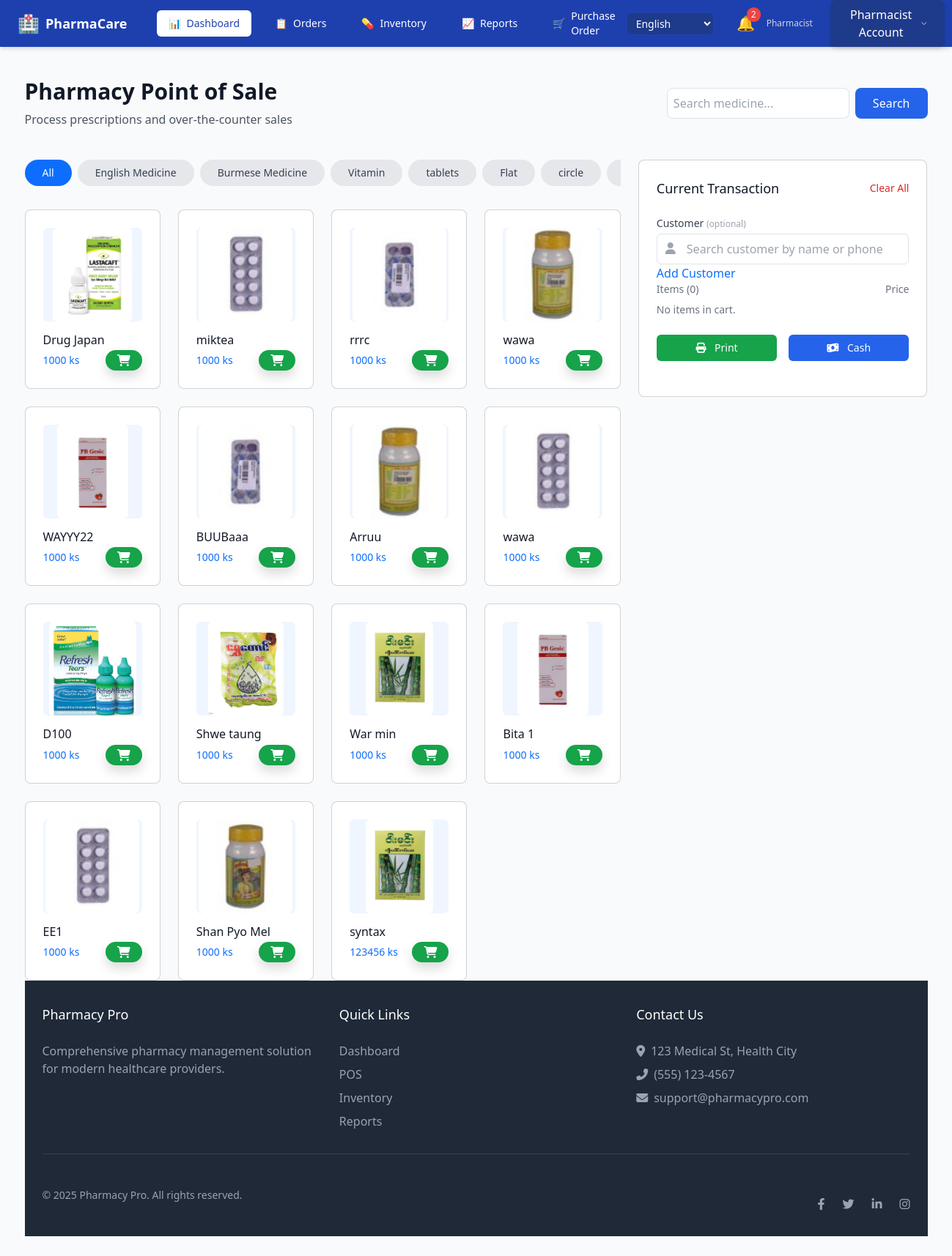
The app's page /en/order_view/ (signed in), older data.
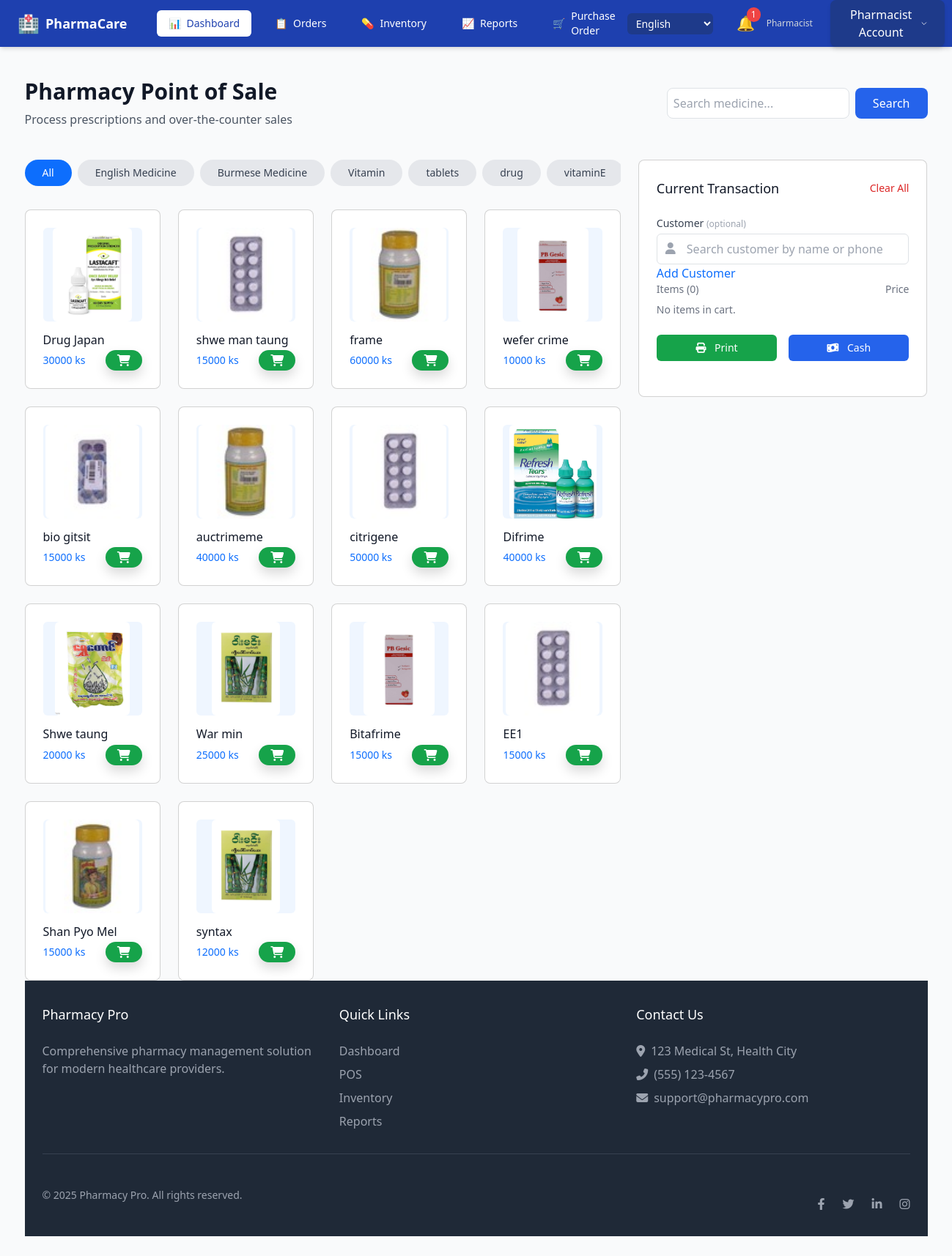
The same page, newer data.
### ourapp/models.py (models this page shows, shortened)
class Category(models.Model):
    name = models.CharField(max_length=100, unique=True, verbose_name=_("Name"))
    description = models.TextField(blank=True, null=True, verbose_name=_("Description"))

class Item(models.Model):
    category = models.ForeignKey(Category, on_delete=models.CASCADE, verbose_name=_("Category"))
    item_photo = models.ImageField(upload_to='photos', verbose_name=_("Photo"))
    primary_supplier = models.ForeignKey(Supplier, on_delete=models.CASCADE, blank=True, null=True, verbose_name=_("Primary Supplier"))
    strength = models.CharField(max_length=50, blank=True, null=True, verbose_name=_("Strength"))
    item_name = models.CharField(max_length=255, verbose_name=_("Item Name"))
    item_quantity = models.PositiveIntegerField(verbose_name=_("Quantity"))
    item_price = models.PositiveIntegerField(verbose_name=_("Selling Price"))
    purcharse_price = models.PositiveIntegerField(default=0, verbose_name=_("Purchase Price"))
    reorder_level = models.PositiveIntegerField(default=0, blank=True, null=True, verbose_name=_("Reorder Level"))
    item_description = models.TextField(verbose_name=_("Description"))
    exp_date = models.DateField(verbose_name=_("Expiry Date"))
    brand_name = models.CharField(max_length=255, blank=True, null=True, verbose_name=_("Brand Name"))
    batch_number = models.CharField(max_length=100, blank=True, null=True, verbose_name=_("Batch Number"))
    stock_minimum = models.PositiveIntegerField(default=10, verbose_name=_("Minimum Stock"))
    is_limited = models.BooleanField(default=False, verbose_name=_("Limited Stock"))
    max_quantity = models.PositiveIntegerField(default=5, verbose_name=_("Maximum Quantity"))
    last_ordered = models.DateField(blank=True, null=True, verbose_name=_("Last Ordered"))

### ourapp/views.py (the view)
# urls.py: path('order_view/', order_view, name='order_view'),
@login_required
def order_view(request):
    if request.user.userprofile.role != 'pharmacist':
        messages.error(request, "You do not have permission to access this page.")
        return redirect('pharmacist_dashboard')
    category_id = request.GET.get('cid')
    search_query = request.GET.get('q', '')  # <-- Search box value
    categories = Category.objects.all()
    items = Item.objects.all()
    if category_id:
        items = items.filter(category_id=category_id)
    if search_query:
        items = items.filter(item_name__icontains=search_query)
    items = items.order_by('-id')
    context = {
        'categories': categories,
        'items': items,
        'search_query': search_query,  # For keeping input value in template
    }
    return render(request, 'POS.html', context)

### ourapp/context_processors.py (called while the page is built)
def expiry_alert_items(request):
    if request.user.is_authenticated and hasattr(request.user, 'userprofile'):
        if request.user.userprofile.role == 'pharmacist':
            today = date.today()
            threshold_date = today + timedelta(days=90)
            expiring_items = Item.objects.filter(exp_date__lte=threshold_date, exp_date__gte=today).order_by('exp_date')
            return {'expiring_items': expiring_items}
    return {}

### templates/POS.html (shortened to what the changed rows need)
{% load i18n %}
<!DOCTYPE html>
<html lang="en">
<head>
    {% load i18n %}
    <link rel="stylesheet" href="https://cdnjs.cloudflare.com/ajax/libs/font-awesome/6.4.0/css/all.min.css">
    <script src="https://cdn.tailwindcss.com"></script>
    <link href="https://cdn.jsdelivr.net/npm/bootstrap@5.3.0/dist/css/bootstrap.min.css" rel="stylesheet">
</head>
<body class="bg-gray-50 flex flex-col min-h-screen">
    {% if user.userprofile.role == 'pharmacist' %}
    <nav class="bg-[#1e40af] text-white shadow-md">
        <div class="mx-auto px-4 sm:px-6 lg:px-8">
            <div class="flex items-center justify-between h-16">
                <div class="flex items-center">
                    <div class="ml-3 relative">
                        <button id="notif-bell" class="p-1 rounded-full text-white focus:outline-none relative hover:bg-[#3b82f6] hover:bg-opacity-20">
                            <span class="text-xl">🔔</span>
                            {% if expiring_items %}
                            <span class="absolute -top-1 -right-1 bg-[#ef4444] text-white text-xs rounded-full px-1.5 py-0.5">
                                {{ expiring_items|length }}
                            </span>
                            {% endif %}
                        </button>
                    </div>
                </div>
            </div>
        </div>
    </nav>
    {% else %}
    {{ user.userprofile.role }}
    {% endif %}
    <div class="max-w-7xl mx-auto px-4 sm:px-6 lg:px-8 py-8 flex-grow">
        <div class="mb-8 flex flex-col md:flex-row justify-between items-start md:items-center">
            <div>
                <h1 class="text-3xl font-bold text-gray-900">{% trans "Pharmacy Point of Sale" %}</h1>
            </div>
        </div>
        <div class="grid grid-cols-1 lg:grid-cols-3 gap-6">
            <div class="lg:col-span-2">
                <div class="mb-6">
                    <div class="flex overflow-x-auto pb-2 space-x-2">
                        <a href="/order_view/" id="trigger-all"
                            class="px-4 py-2 bg-primary text-white rounded-full text-sm font-medium whitespace-nowrap">
                            {% trans "All" %}
                        </a>
                        {% for i in categories %}
                        <a href="/order_view/?cid={{i.id}}"
                            class="data-category px-4 py-2 bg-gray-200 text-gray-700 rounded-full text-sm font-medium whitespace-nowrap hover:bg-gray-300">
                            {{ i.name }}
                        </a>
                        {% endfor %}
                    </div>
                </div>
                <div class="grid grid-cols-2 md:grid-cols-3 lg:grid-cols-4 gap-4">
                    {% for item in items %}
                    <div class="card bg-white rounded-lg overflow-hidden">
                        <div class="p-4">
                            <div class="h-32 bg-blue-50 rounded-md flex items-center justify-center mb-3">
                                {% if item.item_photo %}
                                    <img src="{{ item.item_photo.url }}" alt="{{ item.item_name }}" class="h-full object-contain rounded">
                                {% else %}
                                    <i class="fas fa-pills text-blue-500 text-4xl"></i>
                                {% endif %}
                            </div>
                            <h3 class="text-md font-medium text-gray-900 mb-1">{{ item.item_name }}</h3>
                            <div class="Product flex justify-between items-center" data-id="{{item.id}}"
                                data-name="{{item.item_name }}" data-price="{{item.item_price}}">
                                <span class="text-sm font-medium text-primary">{{ item.item_price }} {% trans "ks" %}</span>
                                <a href=""
                                    class="add-to-cart flex items-center space-x-2 bg-green-600 hover:bg-green-700 text-white px-3 py-1.5 rounded-full shadow transition">
                                    <i class="fas fa-shopping-cart"></i>
                                </a>
                            </div>
                        </div>
                    </div>
                    {% endfor %}
                </div>
            </div>
            <div class="lg:col-span-1">
                <div class="card bg-white rounded-lg sticky top-4">
                    <div class="p-6">
                        <div class="flex items-center justify-between mb-4">
                            <h2 class="text-lg font-medium text-gray-900">{% trans "Current Transaction" %}</h2>
                        </div>
                    </div>
                </div>
            </div>
        </div>
    </div>
</body>
</html>

Row changes from the older to the newer data that the page shows:
removed Category: name "Flat"
removed Category: name "circle"
removed Item: item_photo (picture), item_name "rrrc", item_price "1000"
now on this page (row edited): Category: name "drug"
added Category: name "vitaminE"
changed Item "Drug Japan": item_price "1000" → "30000"
changed Item: item_name "miktea" → "shwe man taung"; item_price "1000" → "15000"
changed Item: item_name "wawa" → "frame"; item_price "1000" → "60000"
changed Item: item_name "WAYYY22" → "wefer crime"; item_price "1000" → "10000"
changed Item: item_name "BUUBaaa" → "bio gitsit"; item_price "1000" → "15000"
changed Item: item_name "Arruu" → "auctrimeme"; item_price "1000" → "40000"
changed Item: item_name "wawa" → "citrigene"; item_price "1000" → "50000"
changed Item: item_name "D100" → "Difrime"; item_price "1000" → "40000"
changed Item "Shwe taung": item_price "1000" → "20000"
changed Item "War min": item_price "1000" → "25000"
changed Item: item_name "Bita 1" → "Bitafrime"; item_price "1000" → "15000"
changed Item "EE1": item_price "1000" → "15000"
changed Item "Shan Pyo Mel": item_price "1000" → "15000"
changed Item "syntax": item_price "123456" → "12000"
Text that changed along with them:
{{ expiring_items|length }}: "2" → "1"
